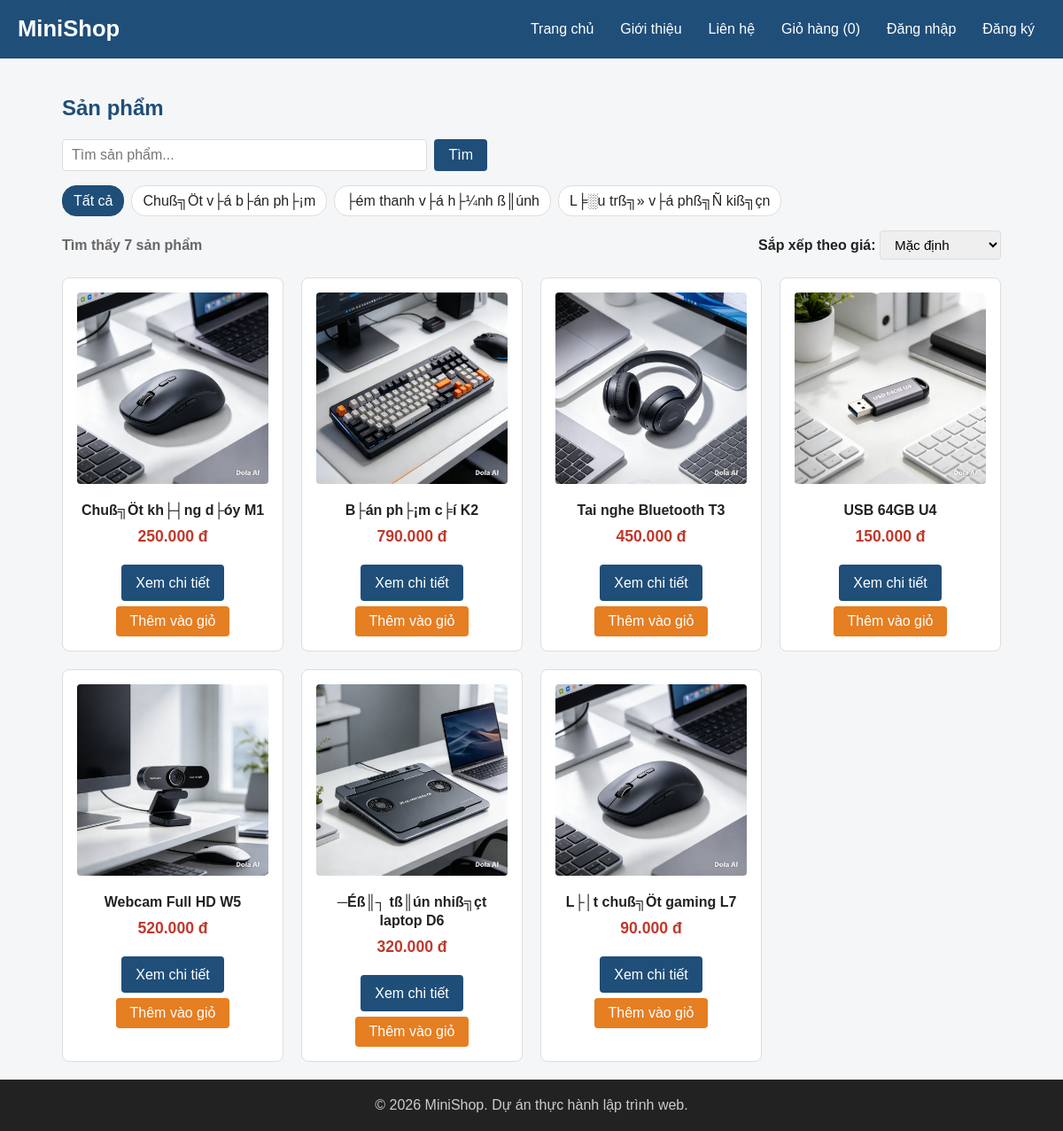
The page / on the database its author committed.
### tables this page shows
CREATE TABLE `categories` (
  `id` int(10) unsigned NOT NULL AUTO_INCREMENT,
  `name` varchar(100) NOT NULL,
  PRIMARY KEY (`id`)
);

CREATE TABLE `products` (
  `id` int(10) unsigned NOT NULL AUTO_INCREMENT,
  `category_id` int(10) unsigned NOT NULL,
  `name` varchar(200) NOT NULL,
  `price` int(10) unsigned NOT NULL,
  `description` text DEFAULT NULL,
  `image` varchar(255) NOT NULL DEFAULT 'images/sp01.jpg',
  `stock` int(10) unsigned NOT NULL DEFAULT 0,
  `created_at` datetime NOT NULL DEFAULT current_timestamp(),
  PRIMARY KEY (`id`),
  KEY `category_id` (`category_id`),
  CONSTRAINT `products_ibfk_1` FOREIGN KEY (`category_id`) REFERENCES `categories` (`id`)
);

### includes/functions.php (called while the page is built, shortened)
<?php
function e($value)
{
    return htmlspecialchars((string) $value, ENT_QUOTES, 'UTF-8');
}
function format_price($amount)
{
    return number_format((int) $amount, 0, ',', '.') . ' đ';
}
function url($path = '')
{
    return BASE_URL . ltrim($path, '/');
}
function current_user()
{
    return $_SESSION['user'] ?? null;
}
function is_logged_in()
{
    return current_user() !== null;
}
function cart_count()
{
    return array_sum($_SESSION['cart'] ?? []);
}

### index.php (the view, shortened to what this page needs)
<?php
require __DIR__ . '/includes/init.php';
$categoryId = (int) ($_GET['category'] ?? 0);
$keyword = trim($_GET['q'] ?? '');
$categories = $pdo->query('SELECT id, name FROM categories ORDER BY id')->fetchAll();
$sql = 'SELECT id, name, price, image FROM products';
$params = [];
$sort = $_GET['sort'] ?? '';
$orderBy = 'ORDER BY id ASC';
$sql .= ' ' . $orderBy;
$stmt = $pdo->prepare($sql);
$stmt->execute($params);
$products = $stmt->fetchAll();
require __DIR__ . '/includes/header.php';
?>
<section>
    <h2>Sản phẩm</h2>
    <form action="<?= url('index.php') ?>" method="get" class="search-form">
        <input type="search" name="q" value="<?= e($keyword) ?>" placeholder="Tìm sản phẩm...">
        <button type="submit" class="btn">Tìm</button>
    </form>
    <p class="category-bar">
        <a href="<?= url('index.php' . ($sort ? '?sort=' . urlencode($sort) : '')) ?>"
           class="<?= $categoryId === 0 ? 'active' : '' ?>">Tất cả</a>
        <?php foreach ($categories as $category): ?>
            <a href="<?= url('index.php?category=' . $category['id'] . ($sort ? '&sort=' . urlencode($sort) : '')) ?>"
               class="<?= $categoryId === $category['id'] ? 'active' : '' ?>"><?= e($category['name']) ?></a>
        <?php endforeach; ?>
    </p>
    <div style="display: flex; justify-content: space-between; align-items: center; margin: 15px 0 20px; flex-wrap: wrap; gap: 10px;">
        <p style="margin: 0; font-weight: bold; color: var(--muted);">
            Tìm thấy <?= count($products) ?> sản phẩm
        </p>
        <div>
            <label for="sort-select"><strong>Sắp xếp theo giá:</strong></label>
            <select id="sort-select" onchange="location.href = this.value;" style="padding: 6px 12px; border: 1px solid var(--border); border-radius: 4px; font-size: 0.95rem;">
                <?php
                $buildSortUrl = function($sortVal) use ($categoryId, $keyword) {
                    $queryParams = [];
                    if ($categoryId > 0) $queryParams['category'] = $categoryId;
                    if ($keyword !== '') $queryParams['q'] = $keyword;
                    if ($sortVal !== '') $queryParams['sort'] = $sortVal;
                    $qs = http_build_query($queryParams);
                    return url('index.php' . ($qs ? '?' . $qs : ''));
                };
                ?>
                <option value="<?= $buildSortUrl('') ?>" <?= $sort === '' ? 'selected' : '' ?>>Mặc định</option>
            </select>
        </div>
    </div>
    <div class="product-list">
        <?php foreach ($products as $product): ?>
        <article class="product-card">
            <img src="<?= url($product['image']) ?>" alt="<?= e($product['name']) ?>">
            <h3><?= e($product['name']) ?></h3>
            <p class="price"><?= format_price($product['price']) ?></p>
            <a href="<?= url('product.php?id=' . $product['id']) ?>" class="btn">Xem chi tiết</a>
            <form action="<?= url('cart-add.php') ?>" method="post" class="inline-form">
                <button type="submit" class="btn btn-accent">Thêm vào giỏ</button>
            </form>
        </article>
        <?php endforeach; ?>
    </div>
</section>
<?php require __DIR__ . '/includes/footer.php'; ?>

### includes/header.php (shortened to what this page needs)
<!DOCTYPE html>
<html lang="vi">
<head>
    <link rel="stylesheet" href="<?= url('css/style.css') ?>">
</head>
<body>
    <header class="site-header">
        <h1>MiniShop</h1>
        <nav class="main-nav">
            <a href="<?= url('index.php') ?>">Trang chủ</a>
            <a href="<?= url('about.php') ?>">Giới thiệu</a>
            <a href="<?= url('contact.php') ?>">Liên hệ</a>
            <a href="<?= url('cart.php') ?>">Giỏ hàng (<span id="cart-count"><?= cart_count() ?></span>)</a>
            <?php if (is_logged_in()): ?>
                <a href="<?= url('profile.php') ?>">Tài khoản</a>
                <a href="<?= url('orders.php') ?>">Đơn hàng</a>
                <a href="<?= url('logout.php') ?>">Đăng xuất (<?= e(current_user()['fullname']) ?>)</a>
            <?php else: ?>
                <a href="<?= url('login.php') ?>">Đăng nhập</a>
                <a href="<?= url('register.php') ?>">Đăng ký</a>
            <?php endif; ?>
        </nav>
    </header>
    <main>

### includes/footer.php
  </main>
    <footer class="site-footer">
        <p>&copy; <?= date('Y') ?> MiniShop. Dự án thực hành lập trình web.</p>
    </footer>
</body>
</html>

### css/style.css (style rules this page uses)
:root { --primary: #1f4e79; --primary-dark: #163a5a; --accent: #e67e22; --accent-dark: #cf6d17; --text: #222222; --muted: #666666; --border: #dddddd; --bg: #f5f6f8; --white: #ffffff; --danger: #c0392b; }
* { box-sizing: border-box; }
body { margin: 0; font-family: Arial, Helvetica, sans-serif; font-size: 16px; line-height: 1.6; color: var(--text); background-color: var(--bg); }
h1, h2, h3 { line-height: 1.3; }
h2 { color: var(--primary); }
a { color: var(--primary); text-decoration: none; }
img { max-width: 100%; height: auto; }
.price { color: var(--danger); font-size: 1.1rem; font-weight: bold; }
main { max-width: 1100px; margin: 0 auto; padding: 20px; }
.site-header { display: flex; justify-content: space-between; align-items: center; flex-wrap: wrap; gap: 10px; padding: 12px 20px; background-color: var(--primary); color: var(--white); }
.site-header h1 { margin: 0; font-size: 1.6rem; }
.main-nav { display: flex; flex-wrap: wrap; gap: 6px; }
.main-nav a { padding: 8px 12px; border-radius: 4px; color: var(--white); }
.product-list { display: grid; grid-template-columns: repeat(4, 1fr); gap: 20px; }
.product-card { padding: 16px; border: 1px solid var(--border); border-radius: 8px; background-color: var(--white); text-align: center; transition: box-shadow 0.2s, transform 0.2s; }
.product-card img { width: 100%; aspect-ratio: 1 / 1; object-fit: cover; border-radius: 4px; }
.product-card h3 { margin: 12px 0 4px; font-size: 1rem; }
.product-card .price { margin: 0 0 12px; }
.btn { display: inline-block; padding: 8px 16px; border: none; border-radius: 4px; background-color: var(--primary); color: var(--white); font-size: 1rem; font-family: inherit; cursor: pointer; }
.btn-accent { background-color: var(--accent); }
.product-card .btn { margin-top: 6px; }
body { display: flex; flex-direction: column; min-height: 100vh; }
main { flex: 1; width: 100%; }
.site-footer { padding: 16px; background-color: var(--text); color: #cccccc; text-align: center; }
.site-footer p { margin: 0; }
.search-form { display: flex; gap: 8px; max-width: 480px; margin-bottom: 12px; }
.search-form input { flex: 1; padding: 8px 10px; border: 1px solid var(--border); border-radius: 4px; font-size: 1rem; }
.category-bar { display: flex; flex-wrap: wrap; gap: 8px; margin-bottom: 16px; }
.category-bar a { padding: 4px 12px; border: 1px solid var(--border); border-radius: 16px; background-color: var(--white); text-decoration: none; color: var(--text); transition: all 0.2s; }
.category-bar a.active { border-color: var(--primary); background-color: var(--primary); color: var(--white); }
.inline-form { display: inline; }

### rows shown on the page
categories: name "Chuß╗Öt v├á b├án ph├¡m"
categories: name "├ém thanh v├á h├¼nh ß║únh"
categories: name "L╞░u trß╗» v├á phß╗Ñ kiß╗çn"
products: image (picture), name "Chuß╗Öt kh├┤ng d├óy M1", price "250.000 đ"
products: image (picture), name "B├án ph├¡m c╞í K2", price "790.000 đ"
products: image (picture), name "Tai nghe Bluetooth T3", price "450.000 đ"
products: image (picture), name "USB 64GB U4", price "150.000 đ"
products: image (picture), name "Webcam Full HD W5", price "520.000 đ"
products: image (picture), name "─Éß║┐ tß║ún nhiß╗çt laptop D6", price "320.000 đ"
products: image (picture), name "L├│t chuß╗Öt gaming L7", price "90.000 đ"

### other values the page prints
cart_count() "0"
count($products) "7"
